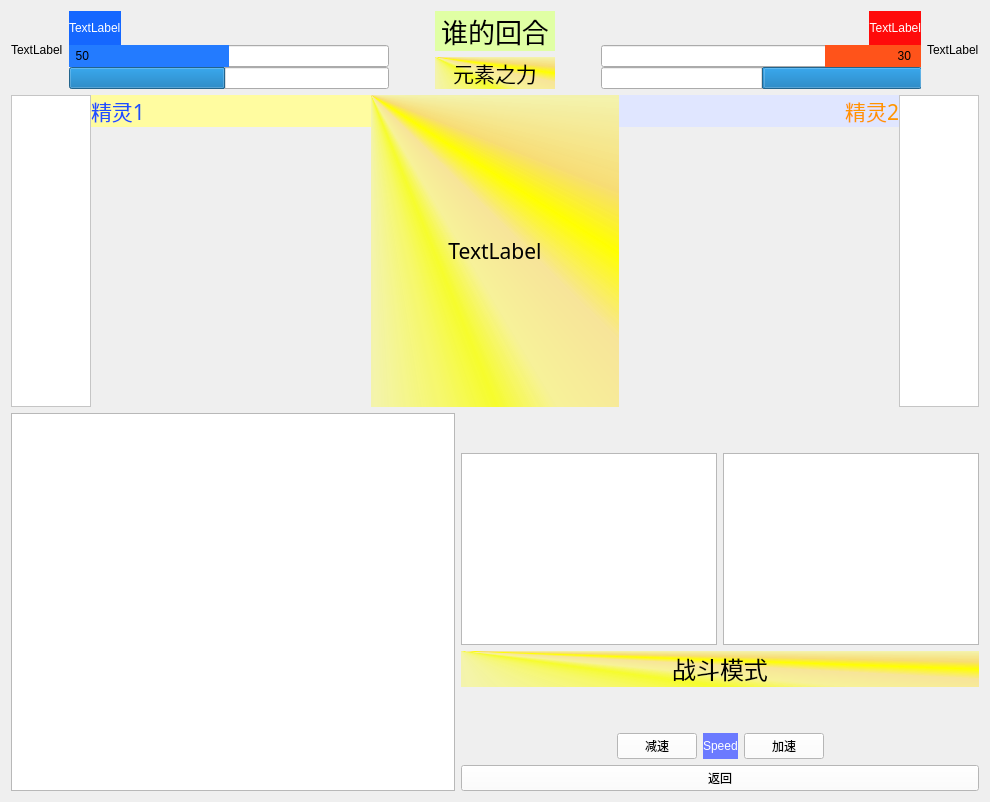
      <widget class="QWidget" name="PageFight">
       <layout class="QVBoxLayout" name="verticalLayout_9">
        <item>
         <layout class="QHBoxLayout" name="horizontalLayout_5">
          <item>
           <widget class="QLabel" name="labelFTou1">
            <property name="maximumSize">
             <size>
              <width>80</width>
              <height>80</height>
             </size>
            </property>
            <property name="text">
             <string>TextLabel</string>
            </property>
            <property name="scaledContents">
             <bool>true</bool>
            </property>
           </widget>
          </item>
          <item>
           <layout class="QVBoxLayout" name="verticalLayout_5">
            <property name="spacing">
             <number>0</number>
            </property>
            <item>
             <layout class="QHBoxLayout" name="horizontalLayout_12">
              <item>
               <widget class="QLabel" name="labelFUser1">
                <property name="styleSheet">
                 <string notr="true">font: 16pt &quot;华文行楷&quot;;
background-color: rgb(21, 103, 255);
color: rgb(255, 255, 255);</string>
                </property>
                <property name="text">
                 <string>TextLabel</string>
                </property>
               </widget>
              </item>
              <item>
               <spacer name="horizontalSpacer_32">
                <property name="orientation">
                 <enum>Qt::Horizontal</enum>
                </property>
                <property name="sizeHint" stdset="0">
                 <size>
                  <width>40</width>
                  <height>20</height>
                 </size>
                </property>
               </spacer>
              </item>
             </layout>
            </item>
            <item>
             <widget class="QProgressBar" name="ProgressBarFLife1">
              <property name="sizePolicy">
               <sizepolicy hsizetype="Fixed" vsizetype="Fixed">
                <horstretch>0</horstretch>
                <verstretch>0</verstretch>
               </sizepolicy>
              </property>
              <property name="minimumSize">
               <size>
                <width>320</width>
                <height>0</height>
               </size>
              </property>
              <property name="styleSheet">
               <string notr="true">QProgressBar::chunk{background-color:rgb(35, 123, 255);}
QProgressBar {text-align: left; font: 12pt &quot;华文行楷&quot;;}

</string>
              </property>
              <property name="value">
               <number>50</number>
              </property>
              <property name="alignment">
               <set>Qt::AlignLeading|Qt::AlignLeft|Qt::AlignVCenter</set>
              </property>
              <property name="textVisible">
               <bool>true</bool>
              </property>
              <property name="orientation">
               <enum>Qt::Horizontal</enum>
              </property>
              <property name="invertedAppearance">
               <bool>false</bool>
              </property>
              <property name="format">
               <string>  %v  </string>
              </property>
             </widget>
            </item>
            <item>
             <widget class="QProgressBar" name="ProgressBarFTurn1">
              <property name="minimumSize">
               <size>
                <width>150</width>
                <height>0</height>
               </size>
              </property>
              <property name="layoutDirection">
               <enum>Qt::LeftToRight</enum>
              </property>
              <property name="styleSheet">
               <string notr="true">QProgressBar { text-align: left; font: 12pt &quot;华文行楷&quot;;}</string>
              </property>
              <property name="maximum">
               <number>200</number>
              </property>
              <property name="value">
               <number>98</number>
              </property>
              <property name="alignment">
               <set>Qt::AlignRight|Qt::AlignTrailing|Qt::AlignVCenter</set>
              </property>
              <property name="textVisible">
               <bool>false</bool>
              </property>
              <property name="orientation">
               <enum>Qt::Horizontal</enum>
              </property>
              <property name="invertedAppearance">
               <bool>false</bool>
              </property>
              <property name="textDirection">
               <enum>QProgressBar::TopToBottom</enum>
              </property>
              <property name="format">
               <string>发起进攻！</string>
              </property>
             </widget>
            </item>
           </layout>
          </item>
          <item>
           <spacer name="horizontalSpacer_27">
            <property name="orientation">
             <enum>Qt::Horizontal</enum>
            </property>
            <property name="sizeHint" stdset="0">
             <size>
              <width>40</width>
              <height>20</height>
             </size>
            </property>
           </spacer>
          </item>
          <item>
           <layout class="QVBoxLayout" name="verticalLayout_4">
            <item>
             <widget class="QLabel" name="labelFTurn">
              <property name="font">
               <font>
                <family>华文行楷</family>
                <pointsize>20</pointsize>
               </font>
              </property>
              <property name="styleSheet">
               <string notr="true">QLabel{background-color :rgb(224, 255, 164)}</string>
              </property>
              <property name="text">
               <string>&lt;html&gt;&lt;head/&gt;&lt;body&gt;&lt;p align=&quot;center&quot;&gt;谁的回合&lt;/p&gt;&lt;/body&gt;&lt;/html&gt;</string>
              </property>
             </widget>
            </item>
            <item>
             <widget class="QLabel" name="labelFEle_retio">
              <property name="minimumSize">
               <size>
                <width>120</width>
                <height>0</height>
               </size>
              </property>
              <property name="font">
               <font>
                <family>华文行楷</family>
                <pointsize>16</pointsize>
                <weight>50</weight>
                <italic>false</italic>
                <bold>false</bold>
               </font>
              </property>
              <property name="autoFillBackground">
               <bool>false</bool>
              </property>
              <property name="styleSheet">
               <string notr="true">background-color: qconicalgradient(cx:0, cy:0, angle:135, stop:0 rgba(255, 255, 0, 69), stop:0.375 rgba(255, 255, 0, 69), stop:0.423533 rgba(251, 255, 0, 145), stop:0.45 rgba(247, 255, 0, 208), stop:0.477581 rgba(255, 244, 71, 130), stop:0.518717 rgba(255, 218, 71, 130), stop:0.55 rgba(255, 255, 0, 255), stop:0.57754 rgba(255, 203, 0, 130), stop:0.625 rgba(255, 255, 0, 69), stop:1 rgba(255, 255, 0, 69));font: 16pt &quot;华文行楷&quot;;</string>
              </property>
              <property name="text">
               <string>&lt;html&gt;&lt;head/&gt;&lt;body&gt;&lt;p align=&quot;center&quot;&gt;元素之力&lt;/p&gt;&lt;/body&gt;&lt;/html&gt;</string>
              </property>
              <property name="alignment">
               <set>Qt::AlignCenter</set>
              </property>
             </widget>
            </item>
           </layout>
          </item>
          <item>
           <spacer name="horizontalSpacer_28">
            <property name="orientation">
             <enum>Qt::Horizontal</enum>
            </property>
            <property name="sizeHint" stdset="0">
             <size>
              <width>40</width>
              <height>20</height>
             </size>
            </property>
           </spacer>
          </item>
          <item>
           <layout class="QVBoxLayout" name="verticalLayout_6">
            <property name="spacing">
             <number>0</number>
            </property>
            <item>
             <layout class="QHBoxLayout" name="horizontalLayout_11">
              <item>
               <spacer name="horizontalSpacer_31">
                <property name="orientation">
                 <enum>Qt::Horizontal</enum>
                </property>
                <property name="sizeHint" stdset="0">
                 <size>
                  <width>40</width>
                  <height>20</height>
                 </size>
                </property>
               </spacer>
              </item>
              <item>
               <widget class="QLabel" name="labelFUser2">
                <property name="styleSheet">
                 <string notr="true">font: 16pt &quot;华文行楷&quot;;
background-color: rgb(255, 11, 11);
color: rgb(255, 255, 255);</string>
                </property>
                <property name="text">
                 <string>TextLabel</string>
                </property>
                <property name="alignment">
                 <set>Qt::AlignRight|Qt::AlignTrailing|Qt::AlignVCenter</set>
                </property>
               </widget>
              </item>
             </layout>
            </item>
            <item>
             <widget class="QProgressBar" name="ProgressBarFLife2">
              <property name="sizePolicy">
               <sizepolicy hsizetype="Fixed" vsizetype="Fixed">
                <horstretch>0</horstretch>
                <verstretch>0</verstretch>
               </sizepolicy>
              </property>
              <property name="minimumSize">
               <size>
                <width>320</width>
                <height>0</height>
               </size>
              </property>
              <property name="styleSheet">
               <string notr="true">QProgressBar::chunk{background-color:rgb(255, 83, 26);}
QProgressBar { text-align: right; font: 12pt &quot;华文行楷&quot;;}
</string>
              </property>
              <property name="value">
               <number>30</number>
              </property>
              <property name="alignment">
               <set>Qt::AlignRight|Qt::AlignTrailing|Qt::AlignVCenter</set>
              </property>
              <property name="textVisible">
               <bool>true</bool>
              </property>
              <property name="orientation">
               <enum>Qt::Horizontal</enum>
              </property>
              <property name="invertedAppearance">
               <bool>true</bool>
              </property>
              <property name="format">
               <string>  %v   </string>
              </property>
             </widget>
            </item>
            <item>
             <widget class="QProgressBar" name="ProgressBarFTurn2">
              <property name="minimumSize">
               <size>
                <width>150</width>
                <height>0</height>
               </size>
              </property>
              <property name="layoutDirection">
               <enum>Qt::LeftToRight</enum>
              </property>
              <property name="autoFillBackground">
               <bool>false</bool>
              </property>
              <property name="styleSheet">
               <string notr="true">QProgressBar { text-align: right; font: 12pt &quot;华文行楷&quot;;}</string>
              </property>
              <property name="maximum">
               <number>200</number>
              </property>
              <property name="value">
               <number>98</number>
              </property>
              <property name="alignment">
               <set>Qt::AlignRight|Qt::AlignTrailing|Qt::AlignVCenter</set>
              </property>
              <property name="textVisible">
               <bool>false</bool>
              </property>
              <property name="orientation">
               <enum>Qt::Horizontal</enum>
              </property>
              <property name="invertedAppearance">
               <bool>true</bool>
              </property>
              <property name="textDirection">
               <enum>QProgressBar::TopToBottom</enum>
              </property>
              <property name="format">
               <string>发起进攻！</string>
              </property>
             </widget>
            </item>
           </layout>
          </item>
          <item>
           <widget class="QLabel" name="labelFTou2">
            <property name="maximumSize">
             <size>
              <width>80</width>
              <height>80</height>
             </size>
            </property>
            <property name="text">
             <string>TextLabel</string>
            </property>
            <property name="scaledContents">
             <bool>true</bool>
            </property>
           </widget>
          </item>
         </layout>
        </item>
        <item>
         <layout class="QHBoxLayout" name="horizontalLayout_4">
          <property name="spacing">
           <number>0</number>
          </property>
          <item>
           <widget class="QFrame" name="frameFState1">
            <property name="sizePolicy">
             <sizepolicy hsizetype="Fixed" vsizetype="Preferred">
              <horstretch>0</horstretch>
              <verstretch>0</verstretch>
             </sizepolicy>
            </property>
            <property name="minimumSize">
             <size>
              <width>80</width>
              <height>0</height>
             </size>
            </property>
            <property name="maximumSize">
             <size>
              <width>80</width>
              <height>16777215</height>
             </size>
            </property>
            <property name="styleSheet">
             <string notr="true">background-color: rgb(255, 255, 255);
font: 12pt &quot;华文行楷&quot;;</string>
            </property>
            <property name="frameShape">
             <enum>QFrame::StyledPanel</enum>
            </property>
            <property name="frameShadow">
             <enum>QFrame::Raised</enum>
            </property>
            <layout class="QVBoxLayout" name="verticalLayout_28">
             <item>
              <widget class="QLabel" name="label1state1">
               <property name="text">
                <string/>
               </property>
              </widget>
             </item>
             <item>
              <widget class="QLabel" name="label1state2">
               <property name="text">
                <string/>
               </property>
              </widget>
             </item>
             <item>
              <widget class="QLabel" name="label1state3">
               <property name="text">
                <string/>
               </property>
              </widget>
             </item>
             <item>
              <widget class="QLabel" name="label1state4">
               <property name="text">
                <string/>
               </property>
              </widget>
             </item>
             <item>
              <widget class="QLabel" name="label1state5">
               <property name="text">
                <string/>
               </property>
              </widget>
             </item>
             <item>
              <widget class="QLabel" name="label1state6">
               <property name="text">
                <string/>
               </property>
              </widget>
             </item>
             <item>
              <widget class="QLabel" name="label1state7">
               <property name="text">
                <string/>
               </property>
              </widget>
             </item>
             <item>
              <widget class="QLabel" name="label1state8">
               <property name="text">
                <string/>
               </property>
              </widget>
             </item>
            </layout>
           </widget>
          </item>
          <item>
           <layout class="QVBoxLayout" name="verticalLayout_2">
            <item>
             <widget class="QLabel" name="labelFName1">
              <property name="font">
               <font>
                <family>华文行楷</family>
                <pointsize>16</pointsize>
                <weight>50</weight>
                <italic>false</italic>
                <bold>false</bold>
               </font>
              </property>
              <property name="styleSheet">
               <string notr="true">color: rgb(29, 78, 255);
background-color: rgb(255, 252, 160);
font: 16pt &quot;华文行楷&quot;;</string>
              </property>
              <property name="text">
               <string>精灵1</string>
              </property>
             </widget>
            </item>
            <item>
             <widget class="QLabel" name="labelFPicture1">
              <property name="sizePolicy">
               <sizepolicy hsizetype="Fixed" vsizetype="Fixed">
                <horstretch>0</horstretch>
                <verstretch>0</verstretch>
               </sizepolicy>
              </property>
              <property name="minimumSize">
               <size>
                <width>280</width>
                <height>280</height>
               </size>
              </property>
              <property name="lineWidth">
               <number>0</number>
              </property>
              <property name="text">
               <string/>
              </property>
              <property name="scaledContents">
               <bool>true</bool>
              </property>
              <property name="margin">
               <number>0</number>
              </property>
             </widget>
            </item>
           </layout>
          </item>
          <item>
           <widget class="QLabel" name="LabelFFight">
            <property name="sizePolicy">
             <sizepolicy hsizetype="Expanding" vsizetype="Expanding">
              <horstretch>0</horstretch>
              <verstretch>0</verstretch>
             </sizepolicy>
            </property>
            <property name="font">
             <font>
              <family>华文行楷</family>
              <pointsize>16</pointsize>
             </font>
            </property>
            <property name="styleSheet">
             <string notr="true">background-color: qconicalgradient(cx:0, cy:0, angle:135, stop:0 rgba(255, 255, 0, 69), stop:0.375 rgba(255, 255, 0, 69), stop:0.423533 rgba(251, 255, 0, 145), stop:0.45 rgba(247, 255, 0, 208), stop:0.477581 rgba(255, 244, 71, 130), stop:0.518717 rgba(255, 218, 71, 130), stop:0.55 rgba(255, 255, 0, 255), stop:0.57754 rgba(255, 203, 0, 130), stop:0.625 rgba(255, 255, 0, 69), stop:1 rgba(255, 255, 0, 69));
font: 16pt &quot;华文行楷&quot;;</string>
            </property>
            <property name="text">
             <string>TextLabel</string>
            </property>
            <property name="alignment">
             <set>Qt::AlignCenter</set>
            </property>
            <property name="wordWrap">
             <bool>true</bool>
            </property>
           </widget>
          </item>
          <item>
           <layout class="QVBoxLayout" name="verticalLayout_3">
            <item>
             <widget class="QLabel" name="labelFName2">
              <property name="font">
               <font>
                <family>华文行楷</family>
                <pointsize>16</pointsize>
               </font>
              </property>
              <property name="styleSheet">
               <string notr="true">color: rgb(255, 149, 0);
background-color: rgb(224, 230, 255);
font: 16pt &quot;华文行楷&quot;;</string>
              </property>
              <property name="text">
               <string>精灵2</string>
              </property>
              <property name="alignment">
               <set>Qt::AlignRight|Qt::AlignTrailing|Qt::AlignVCenter</set>
              </property>
             </widget>
            </item>
            <item>
             <widget class="QLabel" name="labelFPicture2">
              <property name="sizePolicy">
               <sizepolicy hsizetype="Fixed" vsizetype="Fixed">
                <horstretch>0</horstretch>
                <verstretch>0</verstretch>
               </sizepolicy>
              </property>
              <property name="minimumSize">
               <size>
                <width>280</width>
                <height>280</height>
               </size>
              </property>
              <property name="layoutDirection">
               <enum>Qt::LeftToRight</enum>
              </property>
              <property name="autoFillBackground">
               <bool>false</bool>
              </property>
              <property name="lineWidth">
               <number>0</number>
              </property>
              <property name="text">
               <string/>
              </property>
              <property name="scaledContents">
               <bool>true</bool>
              </property>
             </widget>
            </item>
           </layout>
          </item>
          <item>
           <widget class="QFrame" name="frameFState2">
            <property name="sizePolicy">
             <sizepolicy hsizetype="Fixed" vsizetype="Preferred">
              <horstretch>0</horstretch>
              <verstretch>0</verstretch>
             </sizepolicy>
            </property>
            <property name="minimumSize">
             <size>
              <width>80</width>
              <height>0</height>
             </size>
            </property>
            <property name="maximumSize">
             <size>
              <width>80</width>
              <height>16777215</height>
             </size>
            </property>
            <property name="styleSheet">
             <string notr="true">background-color: rgb(255, 255, 255);
font: 12pt &quot;华文行楷&quot;;</string>
            </property>
            <property name="frameShape">
             <enum>QFrame::StyledPanel</enum>
            </property>
            <property name="frameShadow">
             <enum>QFrame::Raised</enum>
            </property>
            <layout class="QVBoxLayout" name="verticalLayout_27">
             <item>
              <widget class="QLabel" name="label2state1">
               <property name="text">
                <string/>
               </property>
              </widget>
             </item>
             <item>
              <widget class="QLabel" name="label2state2">
               <property name="text">
                <string/>
               </property>
              </widget>
             </item>
             <item>
              <widget class="QLabel" name="label2state3">
               <property name="text">
                <string/>
               </property>
              </widget>
             </item>
             <item>
              <widget class="QLabel" name="label2state4">
               <property name="text">
                <string/>
               </property>
              </widget>
             </item>
             <item>
              <widget class="QLabel" name="label2state5">
               <property name="text">
                <string/>
               </property>
              </widget>
             </item>
             <item>
              <widget class="QLabel" name="label2state6">
               <property name="text">
                <string/>
               </property>
              </widget>
             </item>
             <item>
              <widget class="QLabel" name="label2state7">
               <property name="text">
                <string/>
               </property>
              </widget>
             </item>
             <item>
              <widget class="QLabel" name="label2state8">
               <property name="text">
                <string/>
               </property>
              </widget>
             </item>
            </layout>
           </widget>
          </item>
         </layout>
        </item>
        <item>
         <layout class="QHBoxLayout" name="horizontalLayout_20">
          <item>
           <widget class="QTextBrowser" name="TextbrowserFighting">
            <property name="minimumSize">
             <size>
              <width>360</width>
              <height>0</height>
             </size>
            </property>
           </widget>
          </item>
          <item>
           <layout class="QVBoxLayout" name="verticalLayout_7">
            <item>
             <spacer name="verticalSpacer_11">
              <property name="orientation">
               <enum>Qt::Vertical</enum>
              </property>
              <property name="sizeHint" stdset="0">
               <size>
                <width>20</width>
                <height>40</height>
               </size>
              </property>
             </spacer>
            </item>
            <item>
             <layout class="QHBoxLayout" name="horizontalLayout_10">
              <item>
               <widget class="QTextBrowser" name="TextbrowserFElf1"/>
              </item>
              <item>
               <widget class="QTextBrowser" name="TextbrowserFElf2"/>
              </item>
             </layout>
            </item>
            <item>
             <widget class="QLabel" name="LabelFMode">
              <property name="minimumSize">
               <size>
                <width>0</width>
                <height>30</height>
               </size>
              </property>
              <property name="font">
               <font>
                <family>华文行楷</family>
                <pointsize>16</pointsize>
                <weight>50</weight>
                <italic>false</italic>
                <bold>false</bold>
               </font>
              </property>
              <property name="styleSheet">
               <string notr="true">background-color: qconicalgradient(cx:0, cy:0, angle:135, stop:0 rgba(255, 255, 0, 69), stop:0.375 rgba(255, 255, 0, 69), stop:0.423533 rgba(251, 255, 0, 145), stop:0.45 rgba(247, 255, 0, 208), stop:0.477581 rgba(255, 244, 71, 130), stop:0.518717 rgba(255, 218, 71, 130), stop:0.55 rgba(255, 255, 0, 255), stop:0.57754 rgba(255, 203, 0, 130), stop:0.625 rgba(255, 255, 0, 69), stop:1 rgba(255, 255, 0, 69));
font: 16pt &quot;华文行楷&quot;;</string>
              </property>
              <property name="text">
               <string>&lt;html&gt;&lt;head/&gt;&lt;body&gt;&lt;p align=&quot;center&quot;&gt;&lt;span style=&quot; font-size:18pt;&quot;&gt;战斗模式&lt;/span&gt;&lt;/p&gt;&lt;/body&gt;&lt;/html&gt;</string>
              </property>
              <property name="scaledContents">
               <bool>false</bool>
              </property>
              <property name="alignment">
               <set>Qt::AlignCenter</set>
              </property>
             </widget>
            </item>
            <item>
             <spacer name="verticalSpacer_12">
              <property name="orientation">
               <enum>Qt::Vertical</enum>
              </property>
              <property name="sizeHint" stdset="0">
               <size>
                <width>20</width>
                <height>40</height>
               </size>
              </property>
             </spacer>
            </item>
            <item>
             <layout class="QHBoxLayout" name="horizontalLayout_6">
              <item>
               <spacer name="horizontalSpacer_29">
                <property name="orientation">
                 <enum>Qt::Horizontal</enum>
                </property>
                <property name="sizeHint" stdset="0">
                 <size>
                  <width>40</width>
                  <height>20</height>
                 </size>
                </property>
               </spacer>
              </item>
              <item>
               <widget class="QPushButton" name="PushButtonFJiansu">
                <property name="styleSheet">
                 <string notr="true">font: 14pt &quot;华康雅宋体W9&quot;;
background-color: rgb(255, 255, 255);</string>
                </property>
                <property name="text">
                 <string>减速</string>
                </property>
               </widget>
              </item>
              <item>
               <widget class="QLabel" name="LabelFSpeed">
                <property name="styleSheet">
                 <string notr="true">font: 16pt &quot;华文行楷&quot;;
background-color: rgb(107, 122, 255);
color: rgb(255, 255, 255);</string>
                </property>
                <property name="text">
                 <string>Speed</string>
                </property>
               </widget>
              </item>
              <item>
               <widget class="QPushButton" name="PushButtonFJIasu">
                <property name="styleSheet">
                 <string notr="true">font: 14pt &quot;华康雅宋体W9&quot;;
background-color: rgb(255, 255, 255);</string>
                </property>
                <property name="text">
                 <string>加速</string>
                </property>
               </widget>
              </item>
              <item>
               <spacer name="horizontalSpacer_30">
                <property name="orientation">
                 <enum>Qt::Horizontal</enum>
                </property>
                <property name="sizeHint" stdset="0">
                 <size>
                  <width>40</width>
                  <height>20</height>
                 </size>
                </property>
               </spacer>
              </item>
             </layout>
            </item>
            <item>
             <layout class="QHBoxLayout" name="horizontalLayout_7">
              <item>
               <widget class="QPushButton" name="PushButtonFReturn">
                <property name="layoutDirection">
                 <enum>Qt::LeftToRight</enum>
                </property>
                <property name="styleSheet">
                 <string notr="true">font: 18pt &quot;华康雅宋体W9&quot;;
background-color: rgb(255, 255, 255);</string>
                </property>
                <property name="text">
                 <string>返回</string>
                </property>
               </widget>
              </item>
             </layout>
            </item>
           </layout>
          </item>
         </layout>
        </item>
       </layout>
      </widget>
